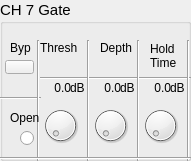
  <widget class="QGroupBox" name="groupBox_7">
   <property name="geometry">
    <rect>
     <x>520</x>
     <y>180</y>
     <width>191</width>
     <height>161</height>
    </rect>
   </property>
   <property name="font">
    <font>
     <pointsize>11</pointsize>
    </font>
   </property>
   <property name="title">
    <string>CH 7 Gate</string>
   </property>
   <widget class="QLabel" name="label_67">
    <property name="geometry">
     <rect>
      <x>10</x>
      <y>40</y>
      <width>21</width>
      <height>16</height>
     </rect>
    </property>
    <property name="font">
     <font>
      <pointsize>9</pointsize>
     </font>
    </property>
    <property name="text">
     <string>Byp</string>
    </property>
   </widget>
   <widget class="QLabel" name="label_68">
    <property name="geometry">
     <rect>
      <x>40</x>
      <y>40</y>
      <width>41</width>
      <height>16</height>
     </rect>
    </property>
    <property name="font">
     <font>
      <pointsize>9</pointsize>
     </font>
    </property>
    <property name="text">
     <string>Thresh</string>
    </property>
   </widget>
   <widget class="QLabel" name="label_69">
    <property name="geometry">
     <rect>
      <x>100</x>
      <y>40</y>
      <width>41</width>
      <height>16</height>
     </rect>
    </property>
    <property name="font">
     <font>
      <pointsize>9</pointsize>
     </font>
    </property>
    <property name="text">
     <string>Depth</string>
    </property>
   </widget>
   <widget class="QLabel" name="label_70">
    <property name="geometry">
     <rect>
      <x>150</x>
      <y>40</y>
      <width>31</width>
      <height>31</height>
     </rect>
    </property>
    <property name="font">
     <font>
      <pointsize>9</pointsize>
     </font>
    </property>
    <property name="text">
     <string>Hold
Time</string>
    </property>
   </widget>
   <widget class="Line" name="line_43">
    <property name="geometry">
     <rect>
      <x>40</x>
      <y>70</y>
      <width>151</width>
      <height>16</height>
     </rect>
    </property>
    <property name="orientation">
     <enum>Qt::Horizontal</enum>
    </property>
   </widget>
   <widget class="Line" name="line_44">
    <property name="geometry">
     <rect>
      <x>0</x>
      <y>90</y>
      <width>41</width>
      <height>16</height>
     </rect>
    </property>
    <property name="orientation">
     <enum>Qt::Horizontal</enum>
    </property>
   </widget>
   <widget class="Line" name="line_45">
    <property name="geometry">
     <rect>
      <x>30</x>
      <y>40</y>
      <width>16</width>
      <height>121</height>
     </rect>
    </property>
    <property name="orientation">
     <enum>Qt::Vertical</enum>
    </property>
   </widget>
   <widget class="Line" name="line_46">
    <property name="geometry">
     <rect>
      <x>80</x>
      <y>40</y>
      <width>16</width>
      <height>121</height>
     </rect>
    </property>
    <property name="orientation">
     <enum>Qt::Vertical</enum>
    </property>
   </widget>
   <widget class="Line" name="line_47">
    <property name="geometry">
     <rect>
      <x>130</x>
      <y>40</y>
      <width>16</width>
      <height>121</height>
     </rect>
    </property>
    <property name="orientation">
     <enum>Qt::Vertical</enum>
    </property>
   </widget>
   <widget class="Line" name="line_48">
    <property name="geometry">
     <rect>
      <x>180</x>
      <y>40</y>
      <width>16</width>
      <height>121</height>
     </rect>
    </property>
    <property name="orientation">
     <enum>Qt::Vertical</enum>
    </property>
   </widget>
   <widget class="OIDDial" name="dial_19">
    <property name="geometry">
     <rect>
      <x>40</x>
      <y>100</y>
      <width>41</width>
      <height>51</height>
     </rect>
    </property>
   </widget>
   <widget class="OIDDial" name="dial_20">
    <property name="geometry">
     <rect>
      <x>90</x>
      <y>100</y>
      <width>41</width>
      <height>51</height>
     </rect>
    </property>
   </widget>
   <widget class="OIDDial" name="dial_21">
    <property name="geometry">
     <rect>
      <x>140</x>
      <y>100</y>
      <width>41</width>
      <height>51</height>
     </rect>
    </property>
   </widget>
   <widget class="Line" name="line_49">
    <property name="geometry">
     <rect>
      <x>0</x>
      <y>150</y>
      <width>191</width>
      <height>16</height>
     </rect>
    </property>
    <property name="orientation">
     <enum>Qt::Horizontal</enum>
    </property>
   </widget>
   <widget class="QLabel" name="label_71">
    <property name="geometry">
     <rect>
      <x>70</x>
      <y>80</y>
      <width>16</width>
      <height>16</height>
     </rect>
    </property>
    <property name="font">
     <font>
      <pointsize>9</pointsize>
     </font>
    </property>
    <property name="text">
     <string>dB</string>
    </property>
   </widget>
   <widget class="QLabel" name="label_72">
    <property name="geometry">
     <rect>
      <x>120</x>
      <y>80</y>
      <width>16</width>
      <height>16</height>
     </rect>
    </property>
    <property name="font">
     <font>
      <pointsize>9</pointsize>
     </font>
    </property>
    <property name="text">
     <string>dB</string>
    </property>
   </widget>
   <widget class="QLabel" name="label_73">
    <property name="geometry">
     <rect>
      <x>170</x>
      <y>80</y>
      <width>16</width>
      <height>16</height>
     </rect>
    </property>
    <property name="font">
     <font>
      <pointsize>9</pointsize>
     </font>
    </property>
    <property name="text">
     <string>dB</string>
    </property>
   </widget>
   <widget class="QLabel" name="ls19">
    <property name="geometry">
     <rect>
      <x>40</x>
      <y>80</y>
      <width>31</width>
      <height>16</height>
     </rect>
    </property>
    <property name="font">
     <font>
      <pointsize>9</pointsize>
     </font>
    </property>
    <property name="text">
     <string>0.0</string>
    </property>
    <property name="alignment">
     <set>Qt::AlignRight|Qt::AlignTrailing|Qt::AlignVCenter</set>
    </property>
   </widget>
   <widget class="QLabel" name="ls20">
    <property name="geometry">
     <rect>
      <x>90</x>
      <y>80</y>
      <width>31</width>
      <height>16</height>
     </rect>
    </property>
    <property name="font">
     <font>
      <pointsize>9</pointsize>
     </font>
    </property>
    <property name="text">
     <string>0.0</string>
    </property>
    <property name="alignment">
     <set>Qt::AlignRight|Qt::AlignTrailing|Qt::AlignVCenter</set>
    </property>
   </widget>
   <widget class="QLabel" name="ls21">
    <property name="geometry">
     <rect>
      <x>140</x>
      <y>80</y>
      <width>31</width>
      <height>16</height>
     </rect>
    </property>
    <property name="font">
     <font>
      <pointsize>9</pointsize>
     </font>
    </property>
    <property name="text">
     <string>0.0</string>
    </property>
    <property name="alignment">
     <set>Qt::AlignRight|Qt::AlignTrailing|Qt::AlignVCenter</set>
    </property>
   </widget>
   <widget class="QLabel" name="label_77">
    <property name="geometry">
     <rect>
      <x>10</x>
      <y>110</y>
      <width>31</width>
      <height>16</height>
     </rect>
    </property>
    <property name="font">
     <font>
      <pointsize>9</pointsize>
     </font>
    </property>
    <property name="text">
     <string>Open</string>
    </property>
   </widget>
   <widget class="QRadioButton" name="radioButton_7">
    <property name="geometry">
     <rect>
      <x>20</x>
      <y>130</y>
      <width>16</width>
      <height>16</height>
     </rect>
    </property>
    <property name="text">
     <string/>
    </property>
   </widget>
   <widget class="OIDStatePushBtn" name="bypass7">
    <property name="geometry">
     <rect>
      <x>5</x>
      <y>60</y>
      <width>29</width>
      <height>14</height>
     </rect>
    </property>
    <property name="text">
     <string/>
    </property>
    <property name="checkable">
     <bool>true</bool>
    </property>
   </widget>
  </widget>
